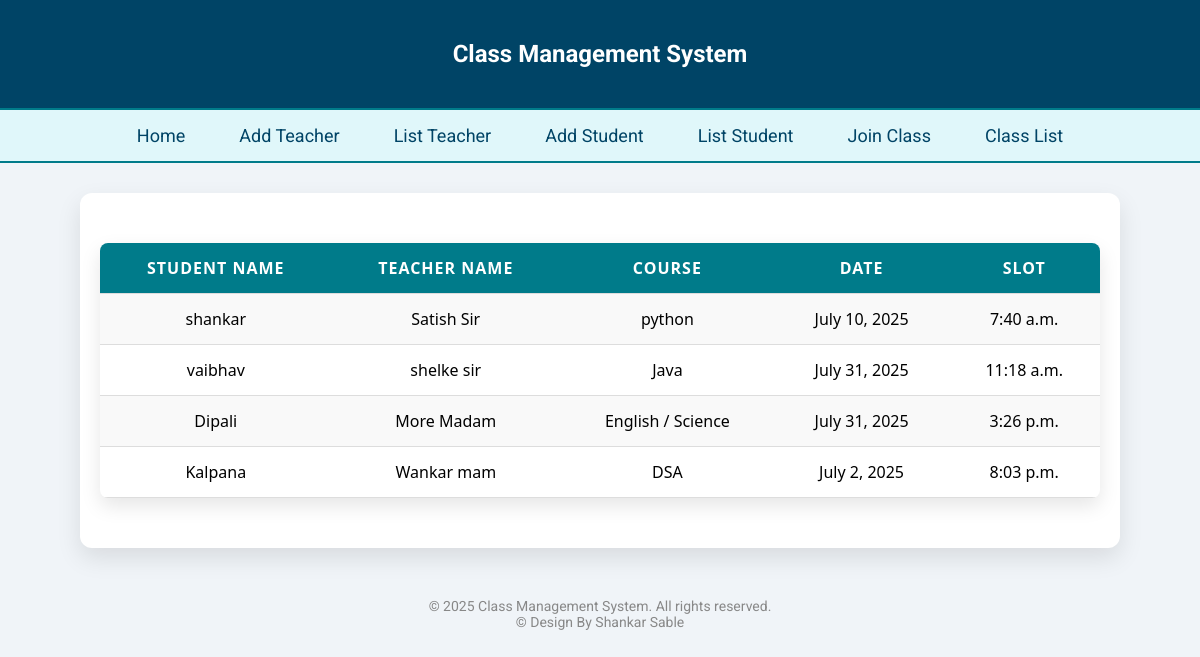
The page /classlist on the database its author committed.
### myapp/models.py (models this page shows)
class joinclass(models.Model):
    teachers=models.ForeignKey(teachers,on_delete=models.CASCADE)
    students=models.ForeignKey(students,on_delete=models.CASCADE)
    courses=models.CharField(max_length=20)
    date=models.DateField()
    slot=models.TimeField()

class students(models.Model):
    Sname=models.CharField(max_length=20)
    Sage=models.IntegerField()
    Scontact=models.IntegerField()
    def __str__(self):
        return self.Sname

class teachers(models.Model):
    tname=models.CharField(max_length=20)
    texperience=models.IntegerField()
    texperties=models.CharField(max_length=20)
    tcontact=models.IntegerField()
    def __str__(self):
        return self.tname

### myapp/views.py (the view)
# urls.py: path('classlist',classlist,name='classlist'),
def classlist(request):
    qs=joinclass.objects.all()
    res=render(request,"classlist.html",context={'qs':qs})
    return res

### templates/classlist.html (shortened to what this page needs)
<!DOCTYPE html>
{% extends "base.html" %}
{% block content %}
<table>
    <tr>
        <th>Student Name</th>
        <th>Teacher Name</th>
        <th>Course</th>
        <th>Date</th>
        <th>Slot</th>
    </tr>
    {% for row in qs %}
    <tr>
        <td>{{ row.students }}</td>
        <td>{{ row.teachers }}</td>
        <td>{{ row.courses }}</td>
        <td>{{ row.date }}</td>
        <td>{{ row.slot }}</td>
    </tr>
    {% endfor %}
</table>
{% endblock %}

### templates/base.html (style rules this page uses)
body { margin: 0; font-family: 'Roboto', sans-serif; background: #f0f4f8; }

### templates/classlist.html (style rules this page uses)
table { width: 100%; border-collapse: collapse; margin: 30px auto; background-color: #ffffff; box-shadow: 0 8px 20px rgba(0, 0, 0, 0.1); border-radius: 8px; overflow: hidden; font-family: 'Segoe UI', Tahoma, Geneva, Verdana, sans-serif; }
th, td { padding: 14px 18px; text-align: center; border-bottom: 1px solid #ddd; font-size: 16px; }
th { background-color: #007B8A; color: white; font-weight: 600; text-transform: uppercase; letter-spacing: 1px; }
tr:nth-child(even) { background-color: #f9f9f9; }

### rows shown on the page
joinclass: students "shankar", teachers "Satish Sir", courses "python", date "July 10, 2025", slot "7:40 a.m."
joinclass: students "vaibhav", teachers "shelke sir", courses "Java", date "July 31, 2025", slot "11:18 a.m."
joinclass: students "Dipali", teachers "More Madam", courses "English / Science", date "July 31, 2025", slot "3:26 p.m."
joinclass: students "Kalpana", teachers "Wankar mam", courses "DSA", date "July 2, 2025", slot "8:03 p.m."
